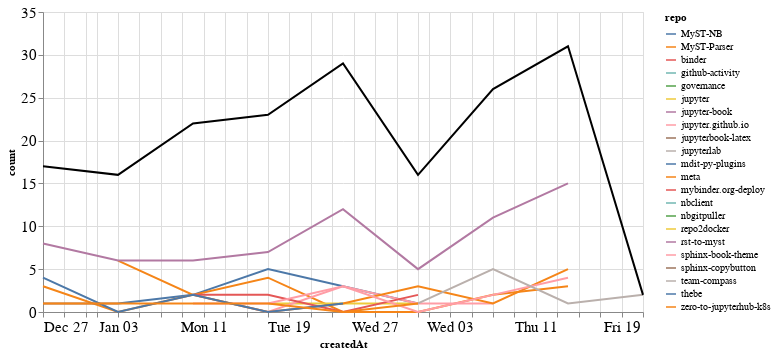

The notebook cell this image was saved under:
### Markdown cell above
### Comments

### Code cell
comments_time = comments.groupby('repo').resample('W', on='createdAt').count()['author'].reset_index()
comments_time = comments_time.rename(columns={'author': 'count'})
comments_time_total = comments_time.groupby('createdAt').agg({"count": "sum"}).reset_index()
ch1 = alt.Chart(comments_time, width=600).mark_line().encode(
    x='createdAt',
    y='count',
    color='repo',
    tooltip="repo"
)

ch2 = alt.Chart(comments_time_total, width=600).mark_line(color="black").encode(
    x='createdAt',
    y='count',
)

ch1 + ch2

### Figure 1 — Vega-Lite specification as saved in the notebook (floating-point values rounded to 4 significant figures)
{"config": {"axisLeft": {"labelFontSize": 15}, "axisBottom": {"labelFontSize": 15}}, "layer": [{"data": {"name": "data-bfbc7728b025b93cfb7ef9deb38cf9ae"}, "mark": "line", "encoding": {"color": {"type": "nominal", "field": "repo"}, "tooltip": {"type": "nominal", "field": "repo"}, "x": {"type": "temporal", "field": "createdAt"}, "y": {"type": "quantitative", "field": "count"}}, "width": 600}, {"data": {"name": "data-56605978c0b809bac597e67f75a14dbf"}, "mark": {"type": "line", "color": "black"}, "encoding": {"x": {"type": "temporal", "field": "createdAt"}, "y": {"type": "quantitative", "field": "count"}}, "width": 600}], "$schema": "https://vega.github.io/schema/vega-lite/v4.8.1.json", "datasets": {"data-bfbc7728b025b93cfb7ef9deb38cf9ae": [{"repo": "MyST-NB", "createdAt": "2021-01-03T00:00:00", "count": 1}, {"repo": "MyST-NB", "createdAt": "2021-01-10T00:00:00", "count": 2}, {"repo": "MyST-NB", "createdAt": "2021-01-17T00:00:00", "count": 5}, {"repo": "MyST-NB", "createdAt": "2021-01-24T00:00:00", "count": 3}, {"repo": "MyST-NB", "createdAt": "2021-01-31T00:00:00", "count": 1}, {"repo": "MyST-Parser", "createdAt": "2021-01-03T00:00:00", "count": 6}, {"repo": "MyST-Parser", "createdAt": "2021-01-10T00:00:00", "count": 2}, {"repo": "MyST-Parser", "createdAt": "2021-01-17T00:00:00", "count": 4}, {"repo": "MyST-Parser", "createdAt": "2021-01-24T00:00:00", "count": 0}, {"repo": "MyST-Parser", "createdAt": "2021-01-31T00:00:00", "count": 0}, {"repo": "MyST-Parser", "createdAt": "2021-02-07T00:00:00", "count": 2}, {"repo": "MyST-Parser", "createdAt": "2021-02-14T00:00:00", "count": 3}, {"repo": "binder", "createdAt": "2021-01-31T00:00:00", "count": 1}, {"repo": "github-activity", "createdAt": "2021-01-17T00:00:00", "count": 2}, {"repo": "governance", "createdAt": "2021-01-24T00:00:00", "count": 1}, {"repo": "jupyter", "createdAt": "2021-01-17T00:00:00", "count": 1}, {"repo": "jupyter", "createdAt": "2021-01-24T00:00:00", "count": 1}, {"repo": "jupyter", "createdAt": "2021-01-31T00:00:00", "count": 1}, {"repo": "jupyter-book", "createdAt": "2020-12-27T00:00:00", "count": 8}, {"repo": "jupyter-book", "createdAt": "2021-01-03T00:00:00", "count": 6}, {"repo": "jupyter-book", "createdAt": "2021-01-10T00:00:00", "count": 6}, {"repo": "jupyter-book", "createdAt": "2021-01-17T00:00:00", "count": 7}, {"repo": "jupyter-book", "createdAt": "2021-01-24T00:00:00", "count": 12}, {"repo": "jupyter-book", "createdAt": "2021-01-31T00:00:00", "count": 5}, {"repo": "jupyter-book", "createdAt": "2021-02-07T00:00:00", "count": 11}, {"repo": "jupyter-book", "createdAt": "2021-02-14T00:00:00", "count": 15}, {"repo": "jupyter.github.io", "createdAt": "2021-01-10T00:00:00", "count": 2}, {"repo": "jupyter.github.io", "createdAt": "2021-01-17T00:00:00", "count": 0}, {"repo": "jupyter.github.io", "createdAt": "2021-01-24T00:00:00", "count": 3}, {"repo": "jupyter.github.io", "createdAt": "2021-01-31T00:00:00", "count": 1}, {"repo": "jupyter.github.io", "createdAt": "2021-02-07T00:00:00", "count": 1}, {"repo": "jupyterbook-latex", "createdAt": "2021-02-07T00:00:00", "count": 2}, {"repo": "jupyterlab", "createdAt": "2021-02-07T00:00:00", "count": 1}, {"repo": "mdit-py-plugins", "createdAt": "2021-02-07T00:00:00", "count": 1}, {"repo": "meta", "createdAt": "2020-12-27T00:00:00", "count": 3}, {"repo": "meta", "createdAt": "2021-01-03T00:00:00", "count": 0}, {"repo": "meta", "createdAt": "2021-01-10T00:00:00", "count": 2}, {"repo": "meta", "createdAt": "2021-01-17T00:00:00", "count": 0}, {"repo": "meta", "createdAt": "2021-01-24T00:00:00", "count": 1}, {"repo": "meta", "createdAt": "2021-01-31T00:00:00", "count": 3}, {"repo": "meta", "createdAt": "2021-02-07T00:00:00", "count": 1}, {"repo": "meta", "createdAt": "2021-02-14T00:00:00", "count": 5}, {"repo": "mybinder.org-deploy", "createdAt": "2021-01-10T00:00:00", "count": 2}, {"repo": "mybinder.org-deploy", "createdAt": "2021-01-17T00:00:00", "count": 2}, {"repo": "mybinder.org-deploy", "createdAt": "2021-01-24T00:00:00", "count": 0}, {"repo": "mybinder.org-deploy", "createdAt": "2021-01-31T00:00:00", "count": 2}, {"repo": "nbclient", "createdAt": "2021-02-14T00:00:00", "count": 3}, {"repo": "nbgitpuller", "createdAt": "2021-01-10T00:00:00", "count": 2}, {"repo": "repo2docker", "createdAt": "2021-01-24T00:00:00", "count": 4}, {"repo": "rst-to-myst", "createdAt": "2021-01-03T00:00:00", "count": 1}, {"repo": "sphinx-book-theme", "createdAt": "2021-01-10T00:00:00", "count": 1}, {"repo": "sphinx-book-theme", "createdAt": "2021-01-17T00:00:00", "count": 1}, {"repo": "sphinx-book-theme", "createdAt": "2021-01-24T00:00:00", "count": 3}, {"repo": "sphinx-book-theme", "createdAt": "2021-01-31T00:00:00", "count": 0}, {"repo": "sphinx-book-theme", "createdAt": "2021-02-07T00:00:00", "count": 2}, {"repo": "sphinx-book-theme", "createdAt": "2021-02-14T00:00:00", "count": 4}, {"repo": "sphinx-copybutton", "createdAt": "2020-12-27T00:00:00", "count": 1}, {"repo": "sphinx-copybutton", "createdAt": "2021-01-03T00:00:00", "count": 1}, {"repo": "team-compass", "createdAt": "2021-01-31T00:00:00", "count": 1}, {"repo": "team-compass", "createdAt": "2021-02-07T00:00:00", "count": 5}, {"repo": "team-compass", "createdAt": "2021-02-14T00:00:00", "count": 1}, {"repo": "team-compass", "createdAt": "2021-02-21T00:00:00", "count": 2}, {"repo": "thebe", "createdAt": "2020-12-27T00:00:00", "count": 4}, {"repo": "thebe", "createdAt": "2021-01-03T00:00:00", "count": 0}, {"repo": "thebe", "createdAt": "2021-01-10T00:00:00", "count": 2}, {"repo": "thebe", "createdAt": "2021-01-17T00:00:00", "count": 0}, {"repo": "thebe", "createdAt": "2021-01-24T00:00:00", "count": 1}, {"repo": "zero-to-jupyterhub-k8s", "createdAt": "2020-12-27T00:00:00", "count": 1}, {"repo": "zero-to-jupyterhub-k8s", "createdAt": "2021-01-03T00:00:00", "count": 1}, {"repo": "zero-to-jupyterhub-k8s", "createdAt": "2021-01-10T00:00:00", "count": 1}, {"repo": "zero-to-jupyterhub-k8s", "createdAt": "2021-01-17T00:00:00", "count": 1}, {"repo": "zero-to-jupyterhub-k8s", "createdAt": "2021-01-24T00:00:00", "count": 0}, {"repo": "zero-to-jupyterhub-k8s", "createdAt": "2021-01-31T00:00:00", "count": 1}], "data-56605978c0b809bac597e67f75a14dbf": [{"createdAt": "2020-12-27T00:00:00", "count": 17}, {"createdAt": "2021-01-03T00:00:00", "count": 16}, {"createdAt": "2021-01-10T00:00:00", "count": 22}, {"createdAt": "2021-01-17T00:00:00", "count": 23}, {"createdAt": "2021-01-24T00:00:00", "count": 29}, {"createdAt": "2021-01-31T00:00:00", "count": 16}, {"createdAt": "2021-02-07T00:00:00", "count": 26}, {"createdAt": "2021-02-14T00:00:00", "count": 31}, {"createdAt": "2021-02-21T00:00:00", "count": 2}]}}
